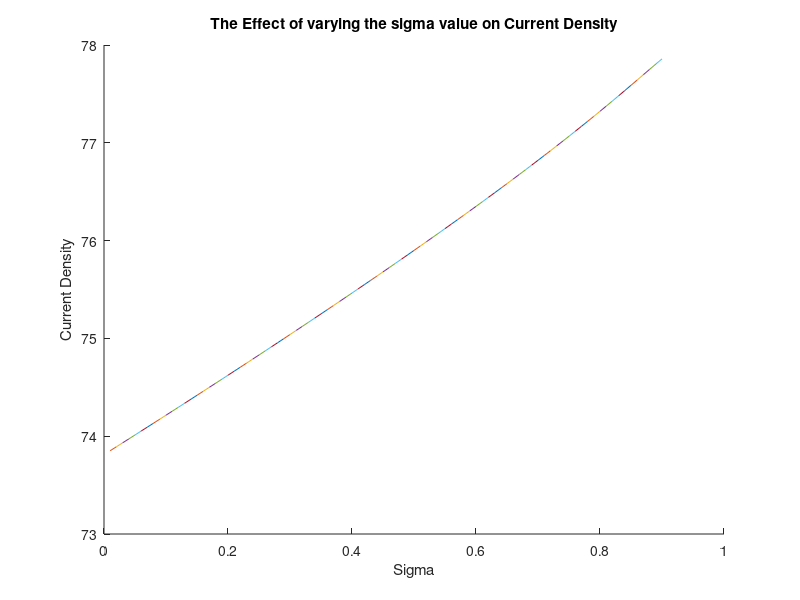

Reproduce this figure in MATLAB.
%In Part 2d) of the assignment, we are observing the effect of varying
%sigma on the current density. Like in parts c) and d), we are iterating
%through a loop using different sigma values and plotting sigma vs current
%density, and then drawing a conclusion from the plot.


for sigma = 1e-2:1e-2:0.9

    
    %setting up variable matrices like in part 1 
    nx = 50;            
    ny = nx*3/2;        
    G = sparse(nx*ny);  
    Op = zeros(1, nx*ny);
    
    Sigmatrix = zeros(ny, nx);             % a sigma matrix is required for this part
    Sig1 = 1;                              % sigma value given outside the box
    Sig2 = sigma;                           % sigma inside box will be modified
   
    %bottleneck remains the same this time.
    box = [nx*2/5 nx*3/5 ny*2/5 ny*3/5]; 
        
    
    for x = 1:nx
        
        for y = 1:ny
            
            n = y + (x-1)*ny;
            
            if x == 1
                
                G(n, :) = 0;
                G(n, n) = 1;
                Op(n) = 1;
                
            elseif x == nx
                
                G(n, :) = 0;
                G(n, n) = 1;
                Op(n) = 0;
                
            elseif y == 1
                
                if x > box(1) && x < box(2)
                    
                    G(n, n) = -3;
                    G(n, n+1) = Sig2;
                    G(n, n+ny) = Sig2;
                    G(n, n-ny) = Sig2;
                    
                else
                    
                    G(n, n) = -3;
                    G(n, n+1) = Sig1;
                    G(n, n+ny) = Sig1;
                    G(n, n-ny) = Sig1;
                    
                end
                
            elseif y == ny
                
                if x > box(1) && x < box(2)
                    G(n, n) = -3;
                    G(n, n+1) = Sig2;
                    G(n, n+ny) = Sig2;
                    G(n, n-ny) = Sig2;
                    
                else
                    
                    G(n, n) = -3;
                    G(n, n+1) = Sig1;
                    G(n, n+ny) = Sig1;
                    G(n, n-ny) = Sig1;
                    
                end
                
            else
                
                if x > box(1) && x < box(2) && (y < box(3)||y > box(4))
                    
                    G(n, n) = -4;
                    G(n, n+1) = Sig2;
                    G(n, n-1) = Sig2;
                    G(n, n+ny) = Sig2;
                    G(n, n-ny) = Sig2;
                    
                else
                    
                    G(n, n) = -4;
                    G(n, n+1) = Sig1;
                    G(n, n-1) = Sig1;
                    G(n, n+ny) = Sig1;
                    G(n, n-ny) = Sig1;
                    
                end
            end
        end
    end
        
    
    for Length = 1 : nx
        
        for Width = 1 : ny
            
            if Length >= box(1) && Length <= box(2)
                Sigmatrix(Width, Length) = Sig2;
                
            else
                
                Sigmatrix(Width, Length) = Sig1;
                
            end
            
            if Length >= box(1) && Length <= box(2) && Width >= box(3) && Width <= box(4)
                
                Sigmatrix(Width, Length) = Sig1;
                
            end
        end
    end
            
    
    Voltage = G\Op';
            
    
    sol = zeros(ny, nx, 1);
    
    for x = 1:nx
        
        for y = 1:ny
            
            n = y + (x-1)*ny;
            
            sol(y,x) = Voltage(n);
            
        end
    end
            
    
    [elecx, elecy] = gradient(sol);
            
    
    J_x = Sigmatrix.*elecx;
    J_y = Sigmatrix.*elecy;
    J = sqrt(J_x.^2 + J_y.^2);
            
   
    figure(1)
    hold on
    if sigma == 0.01
        Curr = sum(J, 2);
        Currtot = sum(Curr);
        Currold = Currtot;
        plot([sigma, sigma], [Currold, Currtot])
    end
    if sigma > 0.01
        Currold = Currtot;
        Curr = sum(J, 2);
        Currtot = sum(Curr);
        plot([sigma-0.01, sigma], [Currold, Currtot])
        xlabel("Sigma")
        ylabel("Current Density")
    end
    title("The Effect of varying the sigma value on Current Density")
    
end

%the end%

%DISCUSSION%

%From the plot it is noticed that sigma and current density are
%proportional; an increase in simga leads to an increase in current
%density. This relationship is linear, which is to be expected from the
%formula J = sigma x electric field. 